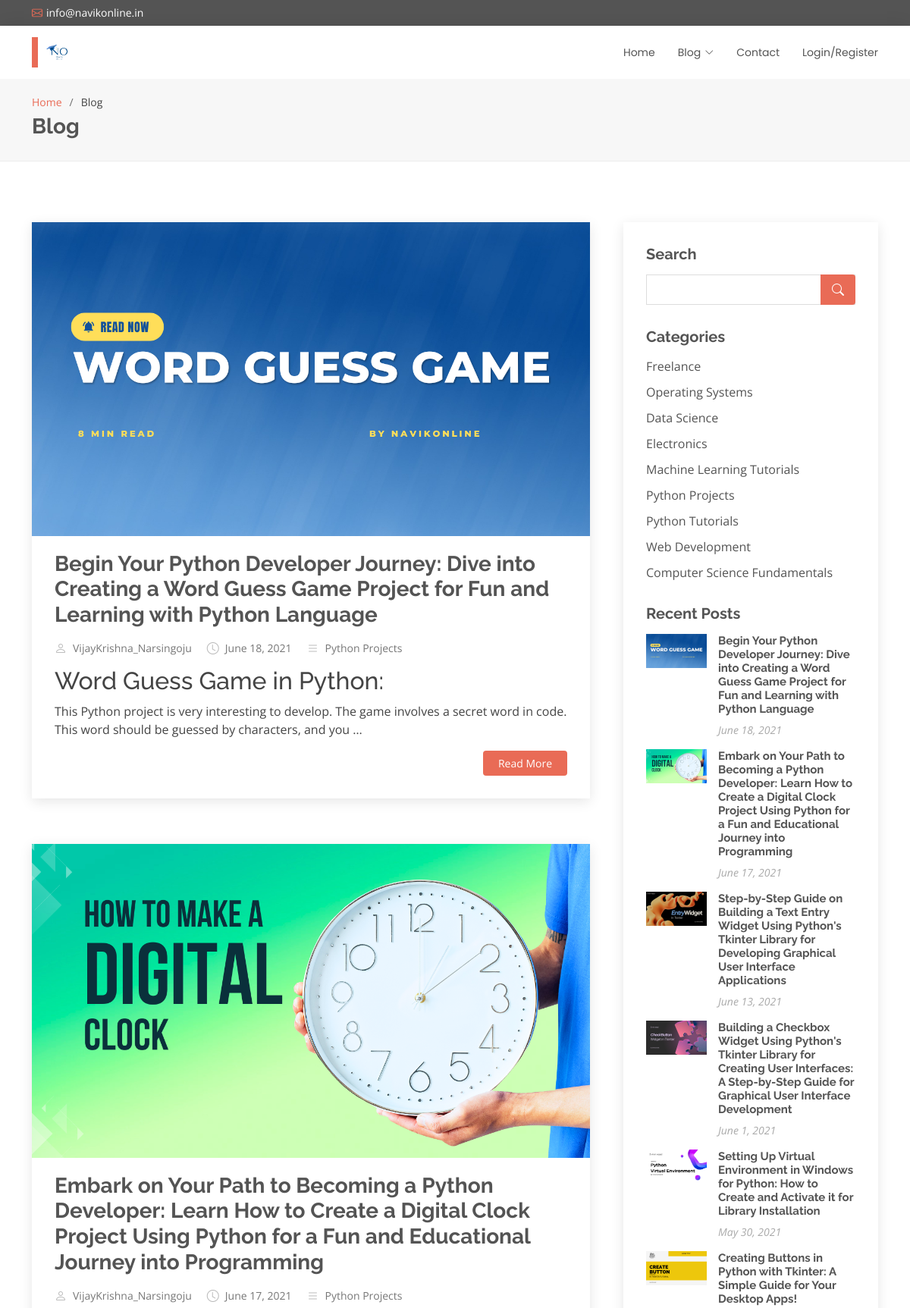
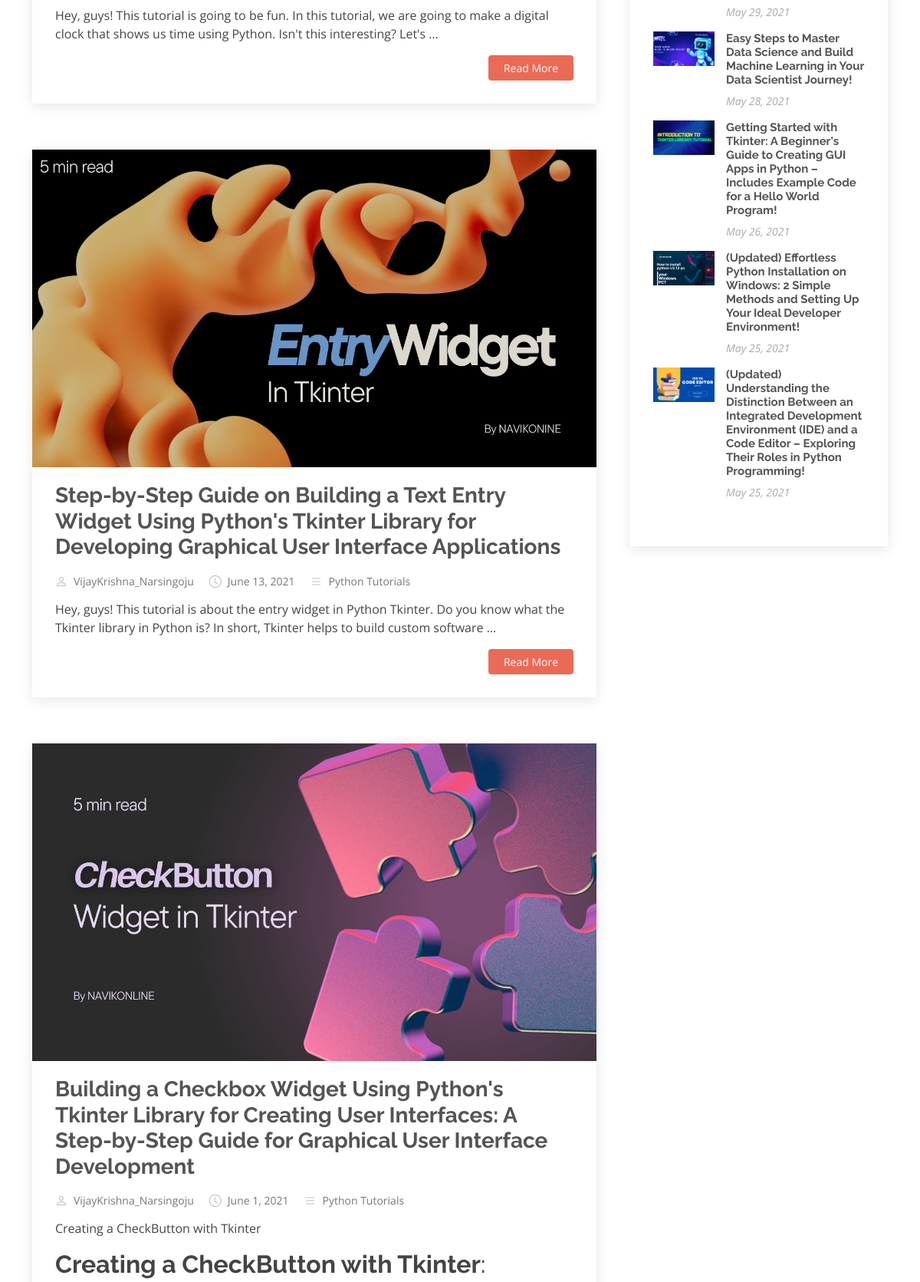
Screenshot of /blog/ (upper part) with the database file from the repository (2 pictures, top to bottom).
### myapp/models.py (models this page shows, shortened)
class Post(models.Model):
    category = models.ForeignKey(Category, on_delete=models.CASCADE, related_name = 'categories')
    user = models.ForeignKey(User, on_delete=models.CASCADE, related_name='users')
    title = models.CharField(max_length =255)
    thumbnail = models.ImageField(upload_to = 'post/thumbnail')
    description = CKEditor5Field('Text', config_name='extends', default = 'Enter text here')
    tags = models.CharField(max_length=255)
    posted_at = models.DateField(default = datetime.now)
    is_published = models.BooleanField(default = False)
    class Meta:
        verbose_name = ("Post")
        verbose_name_plural = ('Posts')

class Category(models.Model):
    name = models.CharField(max_length=255)
    created = models.DateTimeField(default = datetime.now)
    def __str__(self):
        return self.name
    class meta:
        verbose_name = 'Category'
        verbose_name_plural = 'Categories'

### myapp/views.py (the view)
# urls.py: path('blog/', views.pages.blog, name = 'blog'),
    @staticmethod
    def blog(request):
        category_name = request.GET.get('category')
        posts = Post.objects.filter(is_published=True).order_by('-posted_at')
        if category_name:
            posts = posts.filter(category__name=category_name)
        paginator = Paginator(posts, 10)
        page = request.GET.get('page')
        posts = paginator.get_page(page)
        categories = Category.objects.all()
        context = {
            'posts': posts,
            'categories': categories
        }
        return render(request, 'pages/blog.html', context)

### myproject/templates/pages/blog.html (shortened to what this page needs)
{% load static %}
<!DOCTYPE html>
<html lang="en">
<head>
  <link href="{% static 'assets/vendor/animate.css/animate.min.css' %}" rel="stylesheet" />
  <link href="{% static 'assets/vendor/bootstrap/css/bootstrap.min.css' %}" rel="stylesheet" />
  <link href="{% static 'assets/vendor/bootstrap-icons/bootstrap-icons.css' %}" rel="stylesheet" />
  <link href="{% static 'assets/vendor/boxicons/css/boxicons.min.css' %}" rel="stylesheet" />
  <link href="{% static 'assets/vendor/glightbox/css/glightbox.min.css' %}" rel="stylesheet" />
  <link href="{% static 'assets/vendor/swiper/swiper-bundle.min.css' %}" rel="stylesheet" />
  <link href="{% static 'assets/css/style_blog.css' %}" rel="stylesheet" />
</head>
<body>
  <section id="topbar" class="d-flex align-items-center">
    <div class="container d-flex justify-content-center justify-content-md-between">
      <div class="contact-info d-flex align-items-center">
        <i class="bi bi-envelope d-flex align-items-center"><a href="mailto:info@navikonline.in">info@navikonline.in</a></i>
      </div>
    </div>
  </section>
  <header id="header" class="d-flex align-items-center">
    <div class="container d-flex justify-content-between align-items-center">
      <div class="logo">
        <h1><a href="/"><img src="{% static 'assets/img/logo.png' %}" alt="logo"/></a></h1>
      </div>
      <nav id="navbar" class="navbar">
          {% if user.is_authenticated %}
          <ul>
            <li><a href="/">Home</a></li>
            <li class="active dropdown">
              <a href="{% url 'blog' %}">
                <span>Blog</span>
                <i class="bi bi-chevron-down"></i>
              </a>
              <ul>
                {% for category in categories %}
                  <li><a href="/blog/?category={{ category.name }}">{{ category.name }} </a></li>
                {% endfor %}
              </ul>
            </li>
            <li><a href="{% url 'customlogout' %}">Logout</a></li>
          </ul>
          {% else %}
          <ul>
            <li><a href="/">Home</a></li>
            <li class="active dropdown">
              <a href="{% url 'blog' %}" >
                <span>Blog</span>
                <i class="bi bi-chevron-down"></i>
              </a>
            </li>
            <li><a href="{% url 'contact' %}">Contact</a></li>
            <li><a href="{% url 'register' %}">Login/Register</a></li>
          </ul>
          {% endif %}
      </nav>
    </div>
  </header>
  <main id="main">
    <section id="breadcrumbs" class="breadcrumbs">
      <div class="container">
        <ol>
          <li><a href="/">Home</a></li>
          <li>Blog</li>
        </ol>
        <h2>Blog</h2>
      </div>
    </section>
    <section id="blog" class="blog" >
      <div class="container" data-aos="fade-up">
        <div class="row">
          <div class="col-lg-8 entries">
            {% for post in posts %}
            <article class="entry">
              <div class="entry-img">
                <img src="{{post.thumbnail.url}}" alt="" class="img-fluid">
              </div>
              <h2 class="entry-title">
                <a href="{% url 'blog_single' post.title %}">{{post.title}}</a>
              </h2>
              <div class="entry-meta">
                <ul>
                  <li class="d-flex align-items-center"><i class="bi bi-person"></i> <a href="{% url 'blog_single' post.title %}">{{post.user}}</a></li>
                  <li class="d-flex align-items-center"><i class="bi bi-clock"></i> <a href="{% url 'blog_single' post.title %}"><time >{{post.posted_at}}</time></a></li>
                  <li class="d-flex align-items-center"><i class="bi bi-list"></i> <a href="{% url 'blog_single' post.title %}">{{post.category}}</a></li>
                </ul>
              </div>
              <div class="entry-content">
                <p>
                  {{post.description|safe|truncatewords:"30"|linebreaks}}
                </p>
                <div class="read-more">
                  <a href="{% url 'blog_single' post.title %}">Read More</a>
                </div>
              </div>
            </article>
            {% endfor %}
          </div>
          <div class="col-lg-4">
            <div class="sidebar">
              <h3 class="sidebar-title">Search</h3>
              <div class="sidebar-item search-form">
                <form action="/search/" method="GET">{% csrf_token %}
                  <input type="text" name="q">
                  <button type="submit"><i class="bi bi-search"></i></button>
                </form>
              </div>
              <h3 class="sidebar-title">Categories</h3>
              <div class="sidebar-item categories">
                <ul>
                  {% for category in categories %}
                    <li><a href="/blog/?category={{ category.name }}">{{ category.name }} </a></li>
                  {% endfor %}
                </ul>
              </div>
              <h3 class="sidebar-title">Recent Posts</h3>
              <div class="sidebar-item recent-posts">
                {% for post in posts %}
                <div class="post-item clearfix">
                  <img src="{{post.thumbnail.url}}" alt="">
                  <h4><a href="{% url 'blog_single' post.title %}">{{post.title}}</a></h4>
                  <time datetime="{{post.posted_at}}">{{post.posted_at}}</time>
                </div>
                {% endfor %}
              </div>
            </div>
          </div>
        </div>
      </div>
    </section>
  </main>
</body>
</html>

### rows the page displays
Post: thumbnail (picture), title "Begin Your Python Developer Journey: Dive into Creating a Word Guess Game Project for Fun and Learning with Python Language", user "VijayKrishna_Narsingoju", posted_at "June 18, 2021", category "Python Projects", description "Word Guess Game in Python: This Python project is very interesting to develop. The game involves a secret word in code. This word should be guessed by characters, and you …"
Post: thumbnail (picture), title "Embark on Your Path to Becoming a Python Developer: Learn How to Create a Digital Clock Project Using Python for a Fun and Educational Journey into Programming", user "VijayKrishna_Narsingoju", posted_at "June 17, 2021", category "Python Projects", description "Hey, guys! This tutorial is going to be fun. In this tutorial, we are going to make a digital clock that shows us time using Python. Isn't this interesting? Let's …"
Post: thumbnail (picture), title "Step-by-Step Guide on Building a Text Entry Widget Using Python's Tkinter Library for Developing Graphical User Interface Applications", user "VijayKrishna_Narsingoju", posted_at "June 13, 2021", category "Python Tutorials", description "Hey, guys! This tutorial is about the entry widget in Python Tkinter. Do you know what the Tkinter library in Python is? In short, Tkinter helps to build custom software …"
Post: thumbnail (picture), title "Building a Checkbox Widget Using Python's Tkinter Library for Creating User Interfaces: A Step-by-Step Guide for Graphical User Interface Development", user "VijayKrishna_Narsingoju", posted_at "June 1, 2021", category "Python Tutorials", description "Creating a CheckButton with Tkinter Creating a CheckButton with Tkinter :"
Category: name "Freelance"
Category: name "Operating Systems"
Category: name "Data Science"
Category: name "Electronics"
Category: name "Machine Learning Tutorials"
Category: name "Python Projects"
Category: name "Python Tutorials"
Category: name "Web Development"
Category: name "Computer Science Fundamentals"
Post: thumbnail (picture), title "Setting Up Virtual Environment in Windows for Python: How to Create and Activate it for Library Installation", posted_at "May 30, 2021"
Post: thumbnail (picture), title "Creating Buttons in Python with Tkinter: A Simple Guide for Your Desktop Apps!", posted_at "May 29, 2021"
Post: thumbnail (picture), title "Easy Steps to Master Data Science and Build Machine Learning in Your Data Scientist Journey!", posted_at "May 28, 2021"
Post: thumbnail (picture), title "Getting Started with Tkinter: A Beginner's Guide to Creating GUI Apps in Python – Includes Example Code for a Hello World Program!", posted_at "May 26, 2021"
Post: thumbnail (picture), title "(Updated) Effortless Python Installation on Windows: 2 Simple Methods and Setting Up Your Ideal Developer Environment!", posted_at "May 25, 2021"
Post: thumbnail (picture), title "(Updated) Understanding the Distinction Between an Integrated Development Environment (IDE) and a Code Editor – Exploring Their Roles in Python Programming!", posted_at "May 25, 2021"
